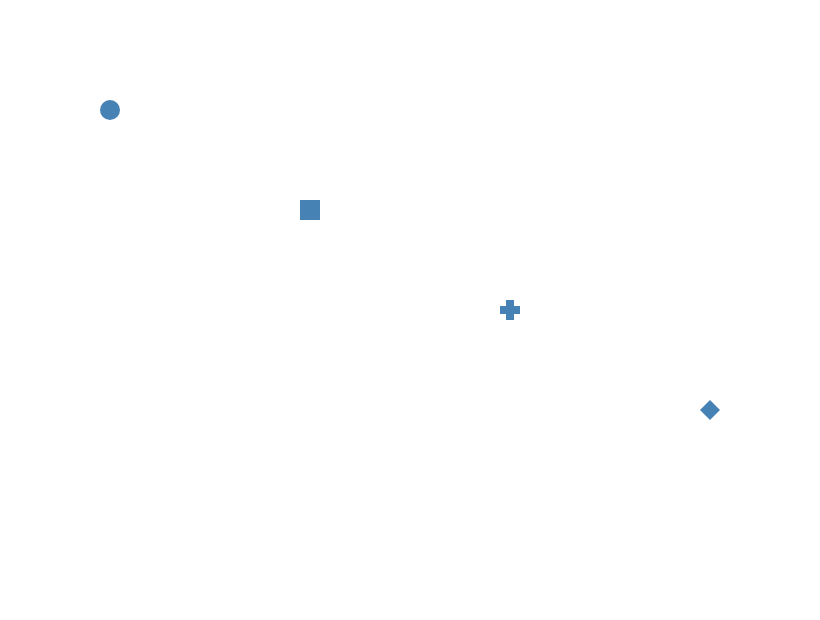

Express this chart as Vega-Lite.
### Vega specification from a JSON file in a GitHub repository (floating-point values rounded to 4 significant figures)
{"$schema": "https://vega.github.io/schema/vega/v6.json", "width": 400, "height": 300, "padding": 5, "autosize": "none", "data": [{"name": "table", "values": [{"x": 50, "y": 50, "shape": "circle", "size": 100}, {"x": 150, "y": 100, "shape": "square", "size": 100}, {"x": 250, "y": 150, "shape": "cross", "size": 100}, {"x": 350, "y": 200, "shape": "diamond", "size": 100}]}], "marks": [{"type": "symbol", "from": {"data": "table"}, "encode": {"update": {"x": {"field": "x"}, "y": {"field": "y"}, "shape": {"field": "shape"}, "size": {"field": "size"}, "fill": {"value": "steelblue"}}}}]}
